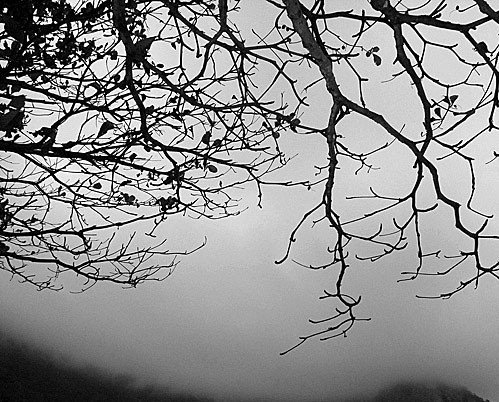
#> input picture foto1.jpg, 499 x 402 px
$ python histograma.py   (older library calls are emulated)
#> lines starting #> are read from the running program, lines starting #| are printed output that depends on the picture
# -*- coding: utf-8 -*-
__author__ = 'Mikhail Pedrosa <mikhail.jose@hotmail.com> e Tiago AlvesTiago Alves <tiagoinformativa@gmail.com >'
__description__ = 'Operações com Imagens - Histograma, Operações Pontuais, Lógicas, Aritméticas, Translação, Rotação e Escala'
__version__ = '0.1'
__date__ = '15/09/2014'


from scipy import ndimage
from pylab import *
from PIL import Image
import PIL
import scipy
import matplotlib.pyplot as plt
import numpy as np


#Bibliotecas Usadas - matplotlib, numpy, pillow
#Python 2.7

# [271 lines left out: functions histogram, rotacao, espelhamento, soma, subt, mult and 7 more, not called in this run]

def afinacao(imagem):

    blurred_imagem = ndimage.gaussian_filter(imagem, 3)
    filter_blurred_imagem = ndimage.gaussian_filter(blurred_imagem, 1)

    alpha = 30
    sharpened = blurred_imagem + alpha * (blurred_imagem - filter_blurred_imagem)

    plt.figure(figsize=(12, 4))

    plt.subplot(131)
    plt.imshow(imagem, cmap=plt.cm.gray)
    plt.axis('off')
    plt.subplot(132)
    plt.imshow(blurred_imagem, cmap=plt.cm.gray)
    plt.axis('off')
    plt.subplot(133)
    plt.imshow(sharpened, cmap=plt.cm.gray)
    plt.axis('off')

    plt.show()

def suavizacao():

    imagem = scipy.misc.lena()
    imagem = imagem[230:290, 220:320]

    noisy = imagem + 0.4*imagem.std()*np.random.random(imagem.shape)
    gauss_denoised = ndimage.gaussian_filter(noisy, 2)
    med_denoised = ndimage.median_filter(noisy, 3)


    plt.figure(figsize=(12,2.8))
    plt.subplot(131)
    plt.imshow(noisy, cmap=plt.cm.gray, vmin=40, vmax=220)
    plt.axis('off')
    plt.title('Noisy', fontsize=20)
    plt.subplot(132)
    plt.imshow(gauss_denoised, cmap=plt.cm.gray, vmin=40, vmax=220)
    plt.axis('off')
    plt.title('Gaussian filter', fontsize=20)
    plt.subplot(133)
    plt.imshow(med_denoised, cmap=plt.cm.gray, vmin=40, vmax=220)
    plt.axis('off')
    plt.title('Median filter', fontsize=20)
    plt.subplots_adjust(wspace=0.02, hspace=0.02, top=0.9, bottom=0, left=0,
                        right=1)
    plt.show()


if __name__ == '__main__':
    # Leitura das Imagens e Conversão para RGB
    imagem1 = Image.open("foto1.jpg").convert('RGB')
#> imagem1 is the input picture: PIL image 499x402 RGB; min 0, max 255, mean 144.5
    imagem2 = Image.open("foto2.jpg").convert('RGB')
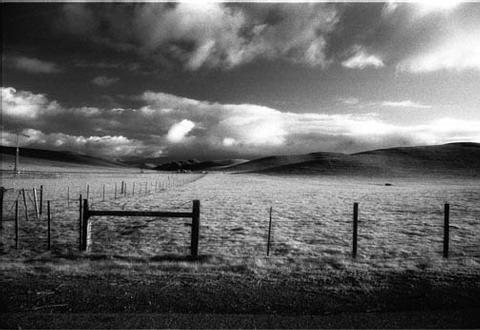
#> input picture foto2.jpg, 480 x 330 px

    # [17 lines of commented-out code are left out]
    afinacao(imagem1)
#> in afinacao, `blurred_imagem = ndimage.gaussian_filter(imagem, 3)`:
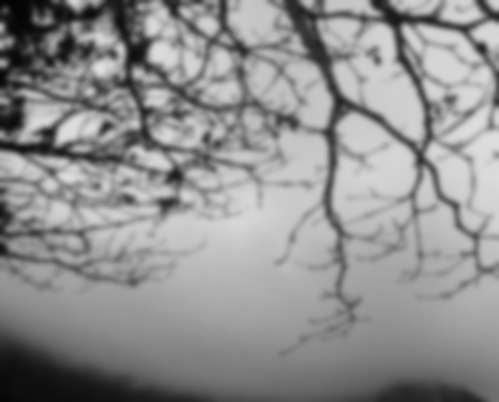
#> blurred_imagem: shape (402, 499, 3); min 2, max 224, mean 143.5
#> in afinacao, `sharpened = blurred_imagem + alpha * (blurred_imagem - filter_blurred_..`:
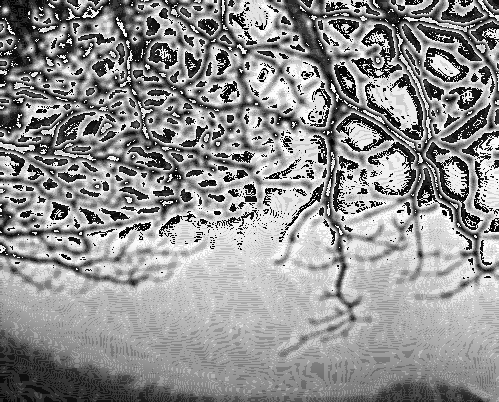
#> sharpened: shape (402, 499, 3); min 0, max 255, mean 144.5
#> in afinacao, `plt.show()`:
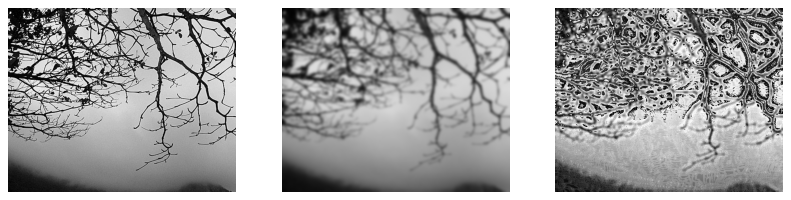
#> figure drawn by matplotlib, 3 panels
#> (the run stopped early here; a loop or call above may not have finished)
